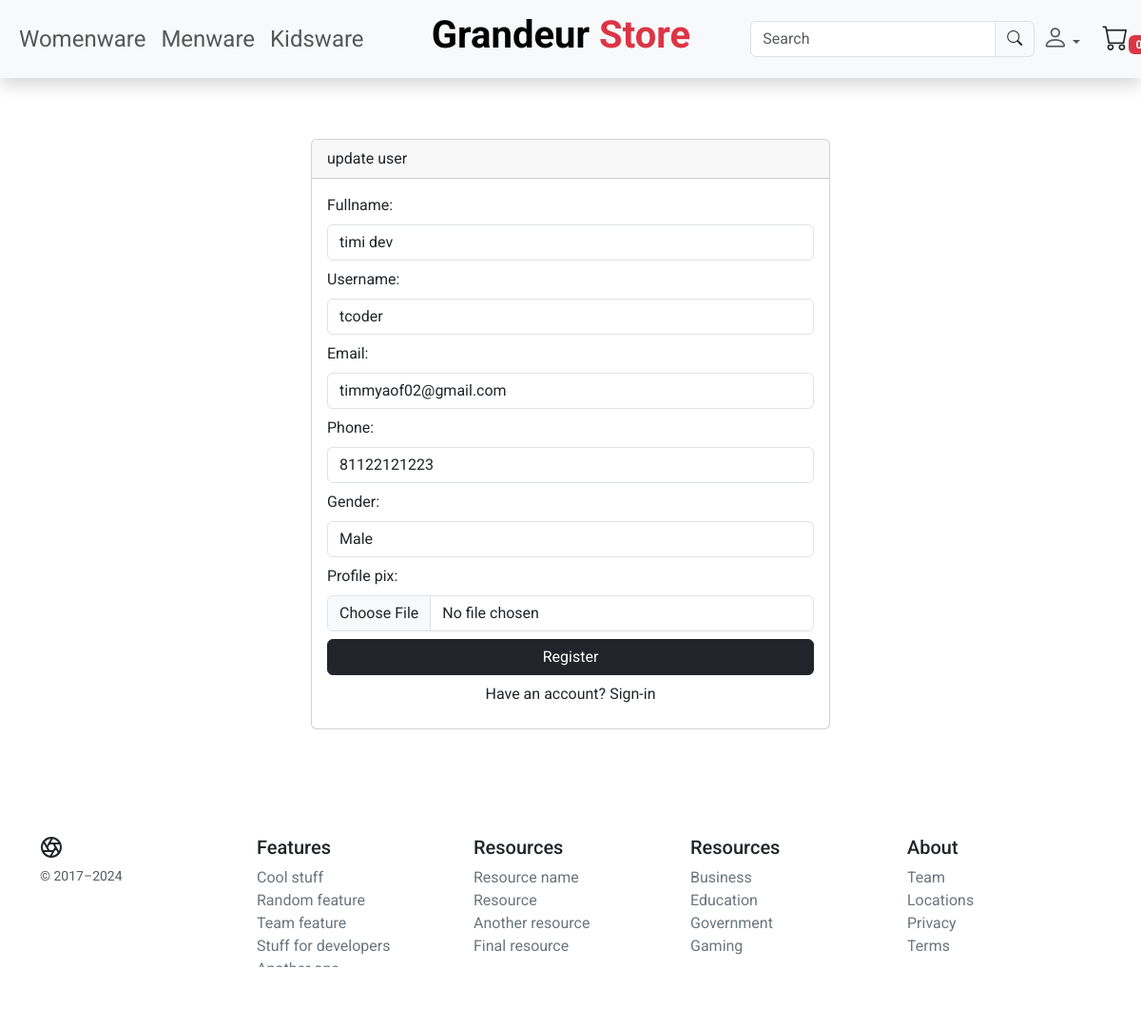
The page /users/updateprofile/ (signed in) on the database its author committed.
### stores/models.py (models this page shows, shortened)
class Category(models.Model):
    title = models.CharField(max_length=50)
    image = models.ImageField(upload_to='category')
    created = models.DateTimeField(auto_now_add=True)

### users/models.py (models this page shows, shortened)
class Profile(models.Model):
    GENDER = (
        ('M','Male'),
        ('F','Female'),
    )
    user = models.OneToOneField(User, on_delete=models.CASCADE)
    username = models.CharField(max_length=50, unique=True)
    fullname = models.CharField(max_length=50)
    email = models.EmailField(unique=True)
    phone = models.IntegerField()
    gender = models.CharField(max_length=50,choices=GENDER)
    profile_pix = models.ImageField(upload_to='profile', null=True,blank=True)

### users/views.py (the view, shortened to what this page needs)
# urls.py: path('updateprofile/',views.updateprofile,name='updateprofile'),
@login_required(login_url='login')
def updateprofile(request):
    profile = request.user.profile
    form = UpdateProfile(instance=profile)
    context={
        'profile':profile,
        'form':form,
        'show_profile_form': True,
    }
    return render(request,'users/updateprofile.html',context)

### users/forms.py
class UpdateProfile(forms.ModelForm):
    class Meta:
        model = Profile
        fields = ['fullname','username','email','phone','gender','profile_pix']
        widgets = {
            'username': forms.TextInput(attrs={'class': 'form-control my-2'}),
            'email': forms.TextInput(attrs={'class': 'form-control my-2'}),
            'fullname': forms.TextInput(attrs={'class': 'form-control my-2'}),
            'phone':forms.TextInput(attrs={'class': 'form-control my-2'}),
            'gender':forms.Select(attrs={'class': 'form-control my-2'}),
            'profile_pix':forms.FileInput(attrs={'class': 'form-control my-2'}),
        }

### stores/context_processor.py (called while the page is built, shortened)
def category(request):
    categorys = Category.objects.all()
    context={
        'category':categorys
    }
    return context

def cartproducts(request):
    cart_id = request.session.get('cart_id', None)
    cart_count = 0  # Initialize cart count to 0
    context = {
        'cart': cart_count
    }
    return context

### templates/users/updateprofile.html (shortened to what this page needs)
{% extends 'base.html' %}
{% block content %}
  <section class="py-5">
    <div class="container py-3">
        <div class="row">
            <div class="col-md-6 mx-auto">
                <div class="card">
                    <div class="card-header">update user</div>
                    <div class="card-body">
                        <form action="" method="post" enctype="multipart/form-data">
                            {{form}}
                            <div class="d-grid my-2">
                                <button class="btn btn-dark" type="submit">Register</button>
                                <a href="{% url 'login' %}" class="text-decoration-none text-dark mt-2 text-center">Have an account? Sign-in </a>
                            </div>
                        </form>
                    </div>
                </div>
            </div>
        </div>
    </div>
  </section>
{% endblock content %}

### templates/_partials/_navbar.html (shortened to what this page needs)
<nav class="navbar navbar-expand-sm bg-light shadow navbar-light">
    <div class="container-fluid">
      <div class="d-none d-md-block">
        <ul class="navbar-nav mx-auto" style="font-size: 1.5rem;">
          {% if category %}
            {% for cat in category  %}
            <li class="nav-item">
              <a class="nav-link" href="{% url 'category' cat.id %}">{{cat.title|title}}</a>
            </li>
            {% endfor %}
          {% else %}
          <li class="nav-item">
            <a class="nav-link" href="#">No category to display here
            </a>
          </li>
          {% endif %}
        </ul>
      </div>
        <a class="navbar-brand d-none d-md-block mx-auto w-100 text-center" href="{% url 'index' %}"><h3 class="display-6 fw-bold">Grandeur <span class="text-danger">Store</span></h3></a>
        <div class="collapse navbar-collapse w-100" id="collapsibleNavbar">
          <form class="d-flex w-100" method="get" action="{% url 'search' %}">
            <div class="input-group">
              <input type="text" name="kword" class="form-control" placeholder="Search">
              <span class="input-group-text"><i class="bi bi-search"></i></span>
            </div>
          </form>
          <div class=" d-flex text-end gap-3 align-items-center w-25">
            <ul class="navbar-nav ms-auto">
              <li class="nav-item dropdown">
                <a class="nav-link dropdown-toggle"  role="button" data-bs-toggle="dropdown"><i class="bi bi-person" style="font-size: 1.7rem;"></i></a>
              </li>
            </ul>
            <a href="{% url 'my-cart' %}" class="text-decoration-none text-dark d-flex" >
              <i class="bi bi-cart" style="font-size: 1.7rem;"></i>
              <span class="badge bg-danger h-25 mt-3 me-0">{{cart}}</span>
            </a>
          </div>
        </div>
    </div>
  </nav>

### granduerstore/static/css/style.css (style rules this page uses)
* { font-family: "Roboto", sans-serif; }

### rows shown on the page
Category: title "Womenware"
Category: title "Menware"
Category: title "Kidsware"
Profile: fullname "timi dev", username "tcoder", email "timmyaof02@gmail.com", phone "81122121223", gender "Male"

### other values the page prints
{{ cart }} "0"
